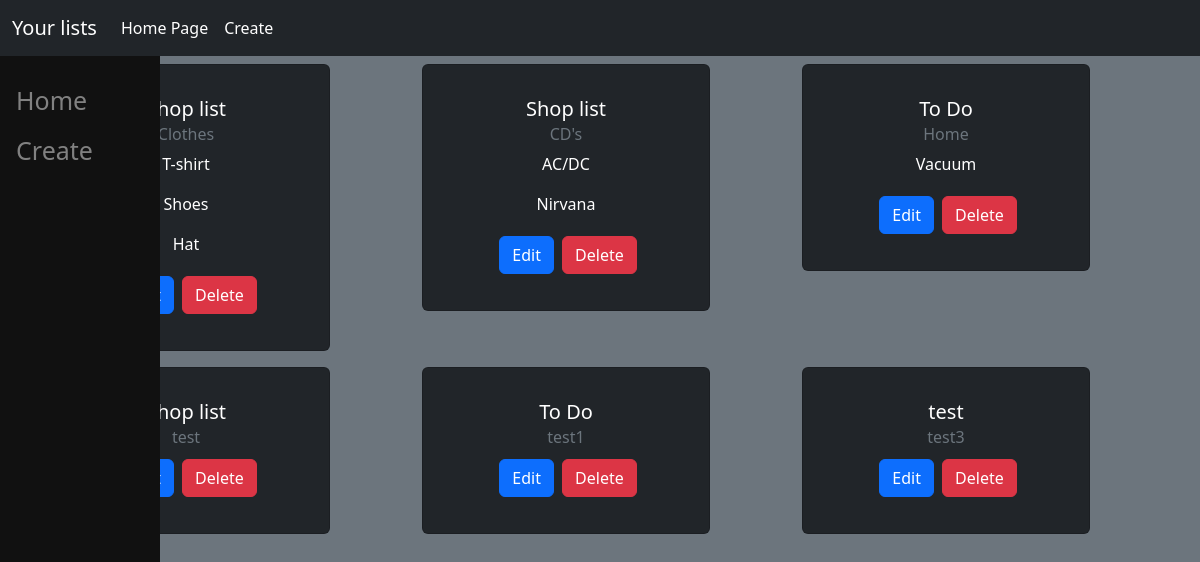
The app's page /, older data.
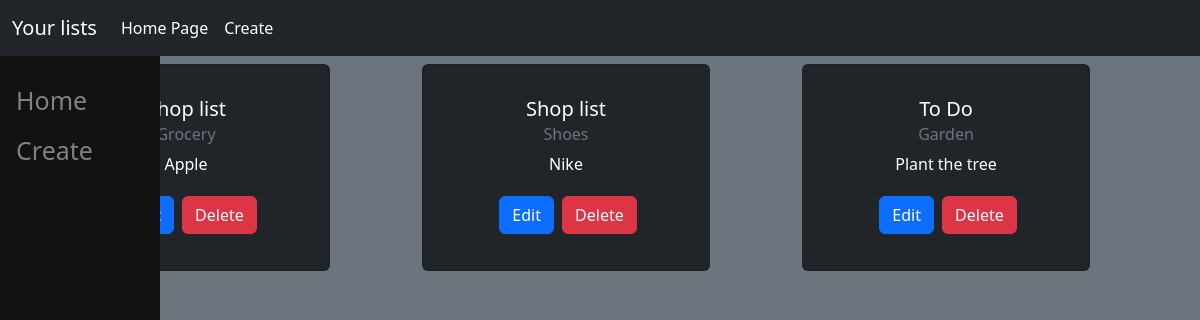
The same page, newer data.
### lists/models.py (models this page shows, shortened)
class List(models.Model):
    category = models.ForeignKey(Category, on_delete=models.SET_NULL, null=True, blank=True)
    name = models.CharField(max_length=50, null=False)

class Category(models.Model):
    name = models.CharField(max_length=50, null=False, blank=False)

class Item(models.Model):
    lists = models.ForeignKey(List, on_delete=models.SET_NULL, null=True, blank=True)
    name = models.CharField(max_length=100, null=False)
    complete = models.BooleanField()
    def __str__(self):
        return self.name

### lists/views.py (the view)
# urls.py: path("", views.lists, name="lists"),
def lists(request):
    category = request.GET.get('category')
    if category is None:
        all_lists = List.objects.all()
    else:
        all_lists = List.objects.filter(category__name=category)
    categories = Category.objects.all()
    context = {"categories": categories, "all_lists": all_lists}
    return render(request, "lists/home.html", context)

### lists/templates/lists/home.html (shortened to what this page needs)
<!DOCTYPE html>
<html lang="en">
<head>
    <link href="https://cdn.jsdelivr.net/npm/bootstrap@5.2.3/dist/css/bootstrap.min.css" rel="stylesheet"
>
</head>
<body class="mb-2 bg-secondary text-white">
    <nav class="navbar navbar-expand navbar-dark bg-dark ">
        <div class="container-fluid">
            <a class="navbar-brand" href="#">Your lists</a>
        <div class="collapse navbar-collapse" id="navbarText">
        <ul class="navbar-nav me-auto mb-2 mb-lg-0">
            <li class="nav-item">
                <a class="nav-link active" href="{% url 'lists' %}">Home Page</a>
            </li>
            <li class="nav-item">
                <a class="nav-link active" href="{% url 'create' %}">Create</a>
            </li>
        </ul>
        </div>
        </div>
    </nav>
    <div class="sidenav">
        <a href="{% url 'lists' %}">Home</a>
        <a href="{% url 'create' %}">Create</a>
    </div>
    <div class="container text-center">
        <div class="row">
            {% for list in all_lists %}
                <div class="col-md-4">
                    <div class="card my-2 text-bg-dark p-3" style="width: 18rem;">
                        <div class="card-body">
                            <h5 class="card-title">{{list.category.name}}</h5>
                                <h6 class="card-subtitle mb-2 text-muted">{{list.name}}</h6>
                                    {% for item in list.item_set.all %}
                                        <p class="card-text m_title" >{{item}}</p>
                                    {% endfor %}
                            <a href="{% url 'view' list.id %}" class="btn btn-primary m-1">Edit</a>
                            <button type="button" class="btn btn-danger">Delete</button>
                        </div>
                    </div>
                </div>
                    {% empty %}
                    <h3>No lists...</h3>
                    {% endfor %}
         </div>
        </div>
</body>
</html>

Row changes from the older to the newer data that the page shows:
removed List: category.name "Shop list", name "Clothes"
removed Item: name "t-shirt", shown under "Shop list"
removed Item: name "shoes", shown under "Shop list"
removed Item: name "hat", shown under "Shop list"
removed List: category.name "Shop list", name "CD's"
removed Item: name "AC/DC", shown under "Shop list"
removed Item: name "Nirvana", shown under "Shop list"
removed List: category.name "To Do", name "Home"
removed Item: name "Vacuum", shown under "To Do"
removed List: category.name "Shop list", name "test"
removed List: category.name "To Do", name "test1"
removed List: category.name "test", name "test3"
added List: category.name "Shop list", name "Grocery"
added Item: name "apple", shown under "Shop list"
added List: category.name "Shop list", name "Shoes"
added Item: name "nike", shown under "Shop list"
added List: category.name "To Do", name "Garden"
added Item: name "plant the tree", shown under "To Do"
